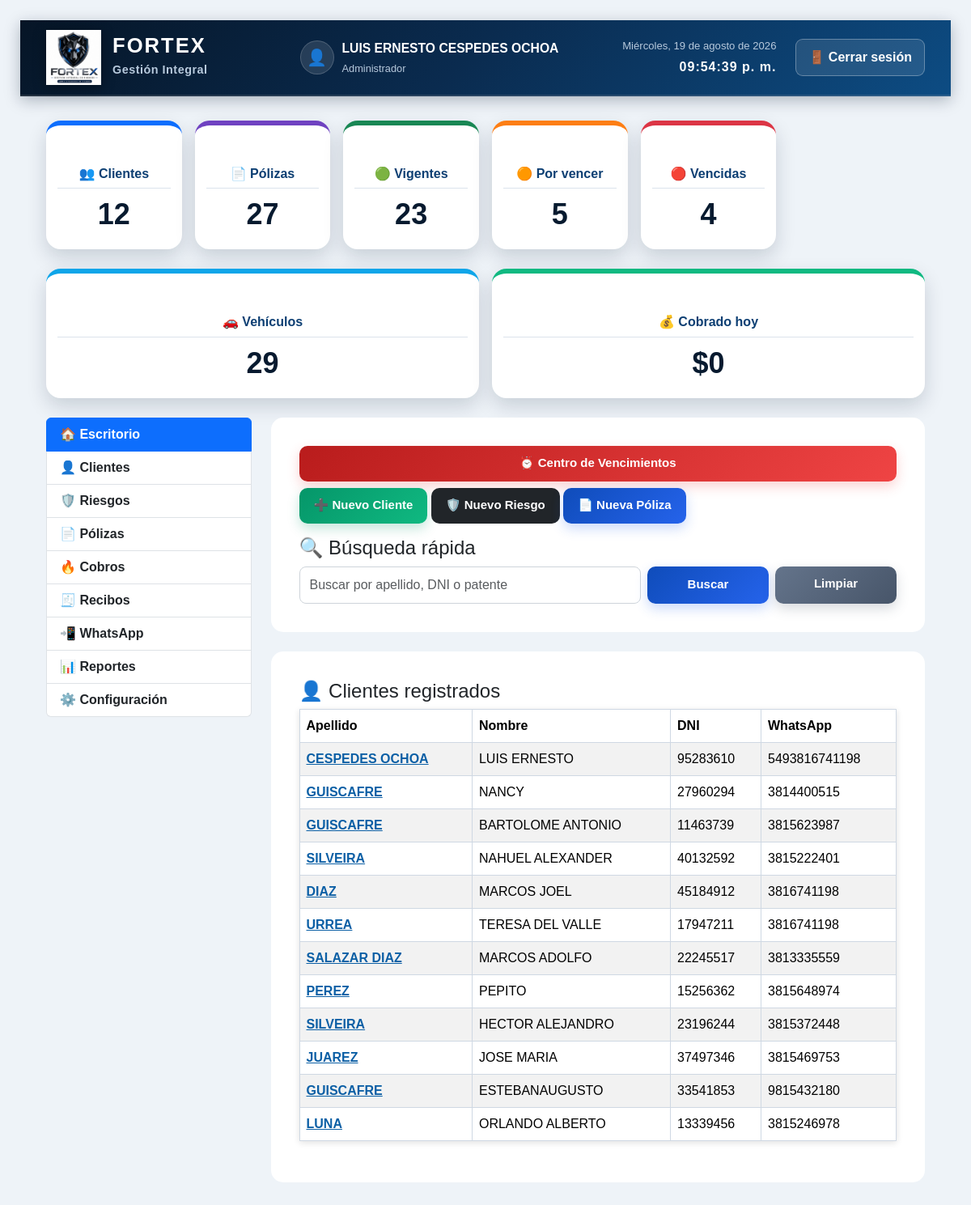
The app's page / (signed in) with its own data.
### clientes/models.py (models this page shows, shortened)
class Cliente(models.Model):
    nombre = models.CharField("Nombre", max_length=100)
    apellido = models.CharField("Apellido", max_length=100)
    dni = models.CharField("DNI", max_length=20, unique=True)
    fecha_nacimiento = models.DateField(
        "Fecha de nacimiento",
        null=True,
        blank=True
    )
    whatsapp = models.CharField("WhatsApp", max_length=20, blank=True, default="")
    calle = models.CharField("Calle", max_length=150, blank=True)
    numero = models.CharField("Número", max_length=20, blank=True)
    piso = models.CharField("Piso", max_length=20, blank=True)
    departamento = models.CharField("Departamento", max_length=20, blank=True)
    barrio = models.CharField("Barrio", max_length=100, blank=True)
    codigo_postal = models.CharField("Código postal", max_length=20, blank=True)
    email = models.EmailField("Email", blank=True)
    telefono_alternativo = models.CharField(
    "Teléfono alternativo",
    max_length=30,
    blank=True
    )
    estado = models.CharField(
    "Estado",
    max_length=20,
    choices=[
        ("Activo", "Activo"),
        ("Inactivo", "Inactivo"),
        ("Prospecto", "Prospecto"),
    ],
    default="Activo"
    )
    localidad = models.CharField(
        "Localidad",
        max_length=100,
        blank=True
    )
    provincia = models.CharField(
        "Provincia",
        max_length=100,
        blank=True
    )
    observaciones = models.TextField(
        "Observaciones",
        blank=True
    )

### principal/views.py (the view, shortened to what this page needs)
# urls.py: path("", views.inicio, name="inicio"),
@login_required
def inicio(request):
    busqueda = request.GET.get("buscar", "").strip()
    clientes = Cliente.objects.all()
    hoy = date.today()
    en_7_dias = hoy + timedelta(days=7)
    manana = hoy + timedelta(days=1)
    fin_mes = hoy + timedelta(days=30)
    cantidad_clientes = clientes.count()
    total_polizas = Poliza.objects.count()
    polizas_vigentes = Poliza.objects.filter(
        fecha_vencimiento__gte=hoy
    ).count()
    polizas_por_vencer = Poliza.objects.filter(
        fecha_vencimiento__gte=hoy,
        fecha_vencimiento__lte=fin_mes
    ).count()
    polizas_vencidas = Poliza.objects.filter(
        fecha_vencimiento__lt=hoy
    ).count()
    vencen_hoy = Poliza.objects.filter(
        fecha_vencimiento=hoy
    )
    vencen_manana = Poliza.objects.filter(
    fecha_vencimiento=manana
)
    vencen_30_dias = Poliza.objects.filter(
    fecha_vencimiento__gt=en_7_dias,
    fecha_vencimiento__lte=fin_mes
)
    vencen_7_dias = Poliza.objects.filter(
        fecha_vencimiento__gt=hoy,
        fecha_vencimiento__lte=en_7_dias
    )
    cobros_hoy = Cobro.objects.filter(
        fecha_pago=hoy
    )
    total_cobrado_hoy = cobros_hoy.aggregate(
        total=Sum("importe")
    )["total"] or 0
    total_clientes = Cliente.objects.count()
    total_vehiculos = Vehiculo.objects.count()
    total_polizas = Poliza.objects.count()
    turno_abierto = TurnoCaja.objects.filter(
      usuario=request.user,
      abierto=True,
    ).first()
    if request.user.is_superuser or request.user.groups.filter(
       name="Administrador"
    ).exists():
       cobrado_hoy = Cobro.objects.filter(
         fecha_pago=hoy,
         anulado=False,
       ).aggregate(
          Sum("importe")
       )["importe__sum"] or 0
    return render(request, "principal/inicio.html", {
        "clientes": clientes,
        "cantidad_clientes": cantidad_clientes,
        "total_polizas": total_polizas,
        "polizas_vigentes": polizas_vigentes,
        "polizas_por_vencer": polizas_por_vencer,
        "polizas_vencidas": polizas_vencidas,
        "vencen_hoy": vencen_hoy,
        "vencen_7_dias": vencen_7_dias,
        "cobros_hoy": cobros_hoy,
        "total_cobrado_hoy": total_cobrado_hoy,
        "vencen_manana": vencen_manana,
        "vencen_30_dias": vencen_30_dias,
        "total_clientes": total_clientes,
        "total_vehiculos": total_vehiculos,
        "total_polizas": total_polizas,
        "cobrado_hoy": cobrado_hoy,
    })

### principal/templates/principal/inicio.html (shortened to what this page needs)
{% extends "principal/base.html" %}
{% load static %}
{% block extra_css %}
<link href="https://cdn.jsdelivr.net/npm/bootstrap@5.3.3/dist/css/bootstrap.min.css"
      rel="stylesheet">
<link rel="stylesheet"
      href="{% static 'principal/css/estilos.css' %}?v=6">
{% endblock %}
{% block content %}
<div class="container-fluid">
    <div class="row mb-4 g-3">
        <div class="col-md-2">
            <a href="/admin/clientes/cliente/" class="enlace-tarjeta">
                <div class="card text-center tarjeta-resumen tarjeta-clientes"
                     style="border-top: 6px solid #0d6efd !important;">
                    <div class="card-body">
                        <h5>👥 Clientes</h5>
                        <h2>{{ cantidad_clientes }}</h2>
                    </div>
                </div>
            </a>
        </div>
        <div class="col-md-2">
            <div class="card text-center tarjeta-resumen tarjeta-polizas"
                 style="border-top: 6px solid #6f42c1 !important;">
                <div class="card-body">
                    <h5>📄 Pólizas</h5>
                    <h2>{{ total_polizas }}</h2>
                </div>
            </div>
        </div>
        <div class="col-md-2">
            <div class="card text-center tarjeta-resumen tarjeta-vigentes"
                 style="border-top: 6px solid #198754 !important;">
                <div class="card-body">
                    <h5>🟢 Vigentes</h5>
                    <h2>{{ polizas_vigentes }}</h2>
                </div>
            </div>
        </div>
        <div class="col-md-2">
            <div class="card text-center tarjeta-resumen tarjeta-por-vencer"
                 style="border-top: 6px solid #fd7e14 !important;">
                <div class="card-body">
                    <h5>🟠 Por vencer</h5>
                    <h2>{{ polizas_por_vencer }}</h2>
                </div>
            </div>
        </div>
   <div class="col-md-2">
    <div class="card text-center tarjeta-resumen tarjeta-vencidas"
         style="border-top: 6px solid #dc3545 !important;">
        <div class="card-body">
            <h5>🔴 Vencidas</h5>
            <h2>{{ polizas_vencidas }}</h2>
        </div>
    </div>
</div>
</div>
<div class="row mb-4 g-3">
<div class="col-md-6">
    <a href="/admin/vehiculos/vehiculo/" class="enlace-tarjeta">
        <div class="card text-center tarjeta-resumen"
             style="border-top: 6px solid #0ea5e9 !important;">
            <div class="card-body">
                <h5>🚗 Vehículos</h5>
                <h2>{{ total_vehiculos }}</h2>
            </div>
        </div>
    </a>
</div>
    <div class="col-md-6">
    <a href="{% url 'caja_diaria' %}" class="enlace-tarjeta">
        <div class="card text-center tarjeta-resumen"
             style="border-top: 6px solid #10b981 !important; cursor:pointer;">
            <div class="card-body">
                <h5>💰 Cobrado hoy</h5>
                <h2>${{ cobrado_hoy }}</h2>
            </div>
        </div>
    </a>
  </div>
</div>
    <div class="row">
        <div class="col-md-3">
            <div class="list-group">
                <a href="/" class="list-group-item list-group-item-action active">🏠 Escritorio</a>
                <a href="/admin/clientes/cliente/" class="list-group-item list-group-item-action">👤 Clientes</a>
                <a href="/admin/vehiculos/vehiculo/" class="list-group-item list-group-item-action">🛡️ Riesgos</a>
                <a href="/admin/polizas/poliza/" class="list-group-item list-group-item-action">📄 Pólizas</a>
                <a href="{% url 'cobros:historial_cobros' %}" class="list-group-item list-group-item-action">🔥 Cobros</a>
                <a href="#" class="list-group-item list-group-item-action">🧾 Recibos</a>
                <a href="#" class="list-group-item list-group-item-action">📲 WhatsApp</a>
                <a href="#" class="list-group-item list-group-item-action">📊 Reportes</a>
                <a href="/admin/" class="list-group-item list-group-item-action">⚙️ Configuración</a>
            </div>
        </div>
        <div class="col-md-9">
            <div class="card mb-4">
                <div class="card-body">
                    <div class="mb-3">
    <a href="/vencimientos/" class="btn btn-danger w-100 mb-2">
    ⏰ Centro de Vencimientos
</a>
    <a href="/clientes/nuevo/" class="btn btn-success">
        ➕ Nuevo Cliente
    </a>
    <a href="/riesgos/nuevo/" class="btn btn-dark">
        🛡️ Nuevo Riesgo
    </a>
    <a href="{% url 'crear_poliza' %}" class="btn btn-primary">
    📄 Nueva Póliza
</a>
</div>
                    <h4>🔍 Búsqueda rápida</h4>
                    <form method="GET" class="d-flex">
                        <input class="form-control me-2" type="text" name="buscar" placeholder="Buscar por apellido, DNI o patente">
                        <button class="btn btn-primary" type="submit">Buscar</button>
                        <a href="/" class="btn btn-secondary ms-2">Limpiar</a>
                    </form>
                </div>
            </div>
            <div class="card">
                <div class="card-body">
                    <h4>👤 Clientes registrados</h4>
                    <table class="table table-striped">
                        <thead>
                            <tr>
                                <th>Apellido</th>
                                <th>Nombre</th>
                                <th>DNI</th>
                                <th>WhatsApp</th>
                            </tr>
                        </thead>
                        <tbody>
                            {% for cliente in clientes %}
                            <tr>
                                <td>
    <a href="/clientes/{{ cliente.id }}/">
        {{ cliente.apellido }}
    </a>
</td>
                                <td>{{ cliente.nombre }}</td>
                                <td>{{ cliente.dni }}</td>
                                <td>{{ cliente.whatsapp }}</td>
                            </tr>
                            {% endfor %}
                        </tbody>
                    </table>
                </div>
            </div>
        </div>
    </div>
</div>
{% endblock %}

### principal/templates/principal/base.html (shortened to what this page needs)
{% load static %}
<!DOCTYPE html>
<html lang="es">
<head>
    <link href="https://cdn.jsdelivr.net/npm/bootstrap@5.3.3/dist/css/bootstrap.min.css"
      rel="stylesheet">
    <link rel="stylesheet"
          href="{% static 'principal/css/base.css' %}">
    {% block extra_css %}{% endblock %}
</head>
<body>
    <header class="barra-superior">
        <a href="{% url 'inicio' %}" class="marca-fortex">
            <img
                src="{% static 'principal/img/fortex_logo.png' %}"
                alt="Logo de FORTEX"
                class="logo-fortex"
            >
            <div class="nombre-marca">
                <strong>FORTEX</strong>
                <span>Gestión Integral</span>
            </div>
        </a>
        <div class="datos-usuario">
            <div class="usuario-conectado">
                <span class="icono-usuario">👤</span>
                <div>
                    <strong>
                        {% if user.get_full_name %}
                            {{ user.get_full_name }}
                        {% else %}
                            {{ user.username|capfirst }}
                        {% endif %}
                    </strong>
                    <span>
                        {% if user.is_superuser %}
                            Administrador
                        {% elif user.is_staff %}
                            Supervisor
                        {% else %}
                            Colaborador
                        {% endif %}
                    </span>
                </div>
            </div>
            <div class="fecha-hora">
                <span id="fecha-actual"></span>
                <span id="hora-actual"></span>
            </div>
            <form method="post"
                  action="{% url 'logout' %}"
                  class="formulario-salir">
                <button type="submit" class="boton-salir">
                    🚪 Cerrar sesión
                </button>
            </form>
        </div>
    </header>
    <main class="contenido-principal">
    {% block content %}
    {% endblock %}
</main>
</body>
</html>

### principal/static/principal/css/base.css (style rules this page uses)
* { margin: 0; padding: 0; box-sizing: border-box; }
:root { --azul-oscuro: #071a2f; --azul-medio: #0d3f73; --azul-claro: #1d78c1; --plateado: #dce6f0; --blanco: #ffffff; --texto-suave: #b7c9dc; --fondo: #eef3f8; }
body { min-height: 100vh; font-family: Arial, Helvetica, sans-serif; background: var(--fondo); color: #172536; }
.barra-superior { min-height: 94px; padding: 12px 32px; display: flex; align-items: center; justify-content: space-between; gap: 24px; background: linear-gradient( 135deg, #061526 0%, #0a2b4f 48%, #0d4c83 100% ); border-bottom: 2px solid rgba(255, 255, 255, 0.12); box-shadow: 0 5px 18px rgba(0, 20, 45, 0.28); }
.marca-fortex { display: flex; align-items: center; gap: 14px; color: var(--blanco); text-decoration: none; }
.logo-fortex { width: 68px; height: 68px; object-fit: contain; filter: drop-shadow(0 3px 8px rgba(0, 0, 0, 0.35)); }
.nombre-marca { display: flex; flex-direction: column; }
.nombre-marca strong { font-size: 1.6rem; letter-spacing: 2px; line-height: 1; }
.nombre-marca span { margin-top: 6px; font-size: 0.9rem; color: var(--texto-suave); letter-spacing: 0.5px; }
.datos-usuario { display: flex; align-items: center; justify-content: flex-end; gap: 24px; color: var(--blanco); }
.usuario-conectado { display: flex; align-items: center; gap: 10px; }
.icono-usuario { width: 42px; height: 42px; display: grid; place-items: center; border-radius: 50%; font-size: 1.25rem; background: rgba(255, 255, 255, 0.12); border: 1px solid rgba(255, 255, 255, 0.18); }
.usuario-conectado div { display: flex; flex-direction: column; }
.usuario-conectado strong { font-size: 0.98rem; }
.usuario-conectado div span { margin-top: 3px; font-size: 0.8rem; color: var(--texto-suave); }
.fecha-hora { min-width: 245px; display: flex; flex-direction: column; text-align: right; font-size: 0.82rem; color: var(--texto-suave); }
#hora-actual { margin-top: 4px; color: var(--blanco); font-size: 1rem; font-weight: bold; letter-spacing: 1px; }
.formulario-salir { margin: 0; }
.boton-salir { padding: 10px 15px; border: 1px solid rgba(255, 255, 255, 0.3); border-radius: 9px; color: var(--blanco); background: rgba(255, 255, 255, 0.1); font-weight: bold; cursor: pointer; transition: 0.2s ease; }
.contenido-principal { width: min(1400px, calc(100% - 40px)); margin: 30px auto; }

### records on screen
Cliente: apellido "CESPEDES OCHOA", nombre "LUIS ERNESTO", dni "95283610", whatsapp "5493816741198"
Cliente: apellido "GUISCAFRE", nombre "NANCY", dni "27960294", whatsapp "3814400515"
Cliente: apellido "GUISCAFRE", nombre "BARTOLOME ANTONIO", dni "11463739", whatsapp "3815623987"
Cliente: apellido "SILVEIRA", nombre "NAHUEL ALEXANDER", dni "40132592", whatsapp "3815222401"
Cliente: apellido "DIAZ", nombre "MARCOS JOEL", dni "45184912", whatsapp "3816741198"
Cliente: apellido "URREA", nombre "TERESA DEL VALLE", dni "17947211", whatsapp "3816741198"
Cliente: apellido "SALAZAR DIAZ", nombre "MARCOS ADOLFO", dni "22245517", whatsapp "3813335559"
Cliente: apellido "PEREZ", nombre "PEPITO", dni "15256362", whatsapp "3815648974"
Cliente: apellido "SILVEIRA", nombre "HECTOR ALEJANDRO", dni "23196244", whatsapp "3815372448"
Cliente: apellido "JUAREZ", nombre "JOSE MARIA", dni "37497346", whatsapp "3815469753"
Cliente: apellido "GUISCAFRE", nombre "ESTEBANAUGUSTO", dni "33541853", whatsapp "9815432180"
Cliente: apellido "LUNA", nombre "ORLANDO ALBERTO", dni "13339456", whatsapp "3815246978"

### other values on screen
{{ user.get_full_name }} "LUIS ERNESTO CESPEDES OCHOA"
{{ cantidad_clientes }} "12"
{{ total_polizas }} "27"
{{ polizas_vigentes }} "23"
{{ polizas_por_vencer }} "5"
{{ polizas_vencidas }} "4"
{{ total_vehiculos }} "29"
{{ cobrado_hoy }} "0"
